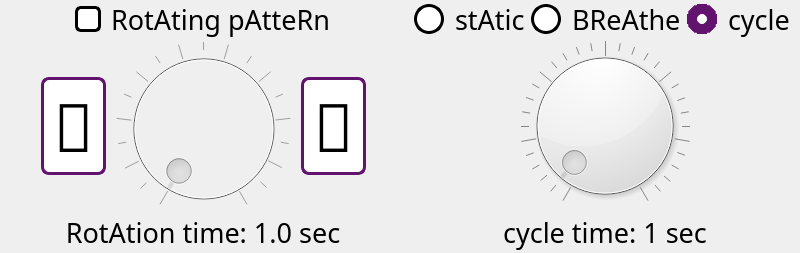
      <widget class="QWidget" name="frontAnimation">
       <property name="geometry">
        <rect>
         <x>0</x>
         <y>0</y>
         <width>800</width>
         <height>253</height>
        </rect>
       </property>
       <attribute name="label">
        <string> fRont AnimAtion</string>
       </attribute>
       <widget class="QWidget" name="gridLayoutWidget_3">
        <property name="geometry">
         <rect>
          <x>0</x>
          <y>0</y>
          <width>801</width>
          <height>251</height>
         </rect>
        </property>
        <layout class="QGridLayout" name="frontGrid">
         <property name="spacing">
          <number>3</number>
         </property>
         <item row="0" column="0">
          <layout class="QHBoxLayout" name="horizontalLayout">
           <property name="spacing">
            <number>10</number>
           </property>
           <item>
            <spacer name="horizontalSpacer_4">
             <property name="orientation">
              <enum>Qt::Horizontal</enum>
             </property>
             <property name="sizeHint" stdset="0">
              <size>
               <width>40</width>
               <height>20</height>
              </size>
             </property>
            </spacer>
           </item>
           <item>
            <widget class="QCheckBox" name="rotateCheckBox">
             <property name="sizePolicy">
              <sizepolicy hsizetype="Fixed" vsizetype="Fixed">
               <horstretch>0</horstretch>
               <verstretch>0</verstretch>
              </sizepolicy>
             </property>
             <property name="minimumSize">
              <size>
               <width>250</width>
               <height>0</height>
              </size>
             </property>
             <property name="font">
              <font>
               <family>Droid</family>
               <pointsize>20</pointsize>
              </font>
             </property>
             <property name="layoutDirection">
              <enum>Qt::LeftToRight</enum>
             </property>
             <property name="styleSheet">
              <string notr="true">QCheckBox{spacing: 10px; color: #000000;}
QCheckBox::indicator{border: 3px solid #000000; border-radius: 6px; background-color: #FFFFFF; width: 20px; height: 20px;}
QCheckBox::indicator:checked {image: url(checkmark.png);}</string>
             </property>
             <property name="text">
              <string>RotAting pAtteRn</string>
             </property>
            </widget>
           </item>
           <item>
            <spacer name="horizontalSpacer_3">
             <property name="orientation">
              <enum>Qt::Horizontal</enum>
             </property>
             <property name="sizeHint" stdset="0">
              <size>
               <width>40</width>
               <height>20</height>
              </size>
             </property>
            </spacer>
           </item>
          </layout>
         </item>
         <item row="2" column="0">
          <widget class="QLabel" name="rotateCYCLE">
           <property name="font">
            <font>
             <family>Droid</family>
             <pointsize>20</pointsize>
            </font>
           </property>
           <property name="styleSheet">
            <string notr="true">color: #000000</string>
           </property>
           <property name="text">
            <string>RotAtion time: 1.0 sec</string>
           </property>
           <property name="alignment">
            <set>Qt::AlignCenter</set>
           </property>
          </widget>
         </item>
         <item row="2" column="1">
          <widget class="QLabel" name="frontCYCLE">
           <property name="sizePolicy">
            <sizepolicy hsizetype="Preferred" vsizetype="Fixed">
             <horstretch>0</horstretch>
             <verstretch>0</verstretch>
            </sizepolicy>
           </property>
           <property name="font">
            <font>
             <family>Droid</family>
             <pointsize>20</pointsize>
            </font>
           </property>
           <property name="styleSheet">
            <string notr="true">color: #000000</string>
           </property>
           <property name="text">
            <string>cycle time: 1 sec</string>
           </property>
           <property name="alignment">
            <set>Qt::AlignCenter</set>
           </property>
          </widget>
         </item>
         <item row="1" column="1">
          <widget class="QDial" name="frontDial">
           <property name="minimumSize">
            <size>
             <width>0</width>
             <height>0</height>
            </size>
           </property>
           <property name="minimum">
            <number>0</number>
           </property>
           <property name="maximum">
            <number>30</number>
           </property>
           <property name="pageStep">
            <number>5</number>
           </property>
           <property name="value">
            <number>1</number>
           </property>
           <property name="notchesVisible">
            <bool>true</bool>
           </property>
          </widget>
         </item>
         <item row="0" column="1">
          <layout class="QHBoxLayout" name="frontButtonLayout">
           <property name="spacing">
            <number>0</number>
           </property>
           <property name="sizeConstraint">
            <enum>QLayout::SetDefaultConstraint</enum>
           </property>
           <property name="rightMargin">
            <number>10</number>
           </property>
           <item>
            <widget class="QRadioButton" name="frontStaticButton">
             <property name="font">
              <font>
               <family>Droid</family>
               <pointsize>20</pointsize>
              </font>
             </property>
             <property name="styleSheet">
              <string notr="true">QRadioButton{color: #000000;}

QRadioButton::indicator{border: 3px solid #000000; border-radius: 15px; background-color: #FFFFFF; width: 24px; height: 24px; margin-left: 5px; margin-right: 5px;}

QRadioButton::indicator::checked{border: 10px solid #61136E; width: 10px; height: 10px;}</string>
             </property>
             <property name="text">
              <string>stAtic</string>
             </property>
             <attribute name="buttonGroup">
              <string notr="true">frontButtons</string>
             </attribute>
            </widget>
           </item>
           <item>
            <widget class="QRadioButton" name="frontBreatheButton">
             <property name="font">
              <font>
               <family>Droid</family>
               <pointsize>20</pointsize>
              </font>
             </property>
             <property name="styleSheet">
              <string notr="true">QRadioButton{color: #000000;}

QRadioButton::indicator{border: 3px solid #000000; border-radius: 15px; background-color: #FFFFFF; width: 24px; height: 24px; margin-left: 5px; margin-right: 5px;}

QRadioButton::indicator::checked{border: 10px solid #61136E; width: 10px; height: 10px;}</string>
             </property>
             <property name="text">
              <string>BReAthe</string>
             </property>
             <attribute name="buttonGroup">
              <string notr="true">frontButtons</string>
             </attribute>
            </widget>
           </item>
           <item>
            <widget class="QRadioButton" name="frontCycleButton">
             <property name="font">
              <font>
               <family>Droid</family>
               <pointsize>20</pointsize>
              </font>
             </property>
             <property name="styleSheet">
              <string notr="true">QRadioButton{color: #000000;}

QRadioButton::indicator{border: 3px solid #000000; border-radius: 15px; background-color: #FFFFFF; width: 24px; height: 24px; margin-left: 5px; margin-right: 5px;}

QRadioButton::indicator::checked{border: 10px solid #61136E; width: 10px; height: 10px;}</string>
             </property>
             <property name="text">
              <string>cycle</string>
             </property>
             <property name="checked">
              <bool>true</bool>
             </property>
             <attribute name="buttonGroup">
              <string notr="true">frontButtons</string>
             </attribute>
            </widget>
           </item>
          </layout>
         </item>
         <item row="1" column="0">
          <layout class="QHBoxLayout" name="rotationOptions">
           <property name="spacing">
            <number>10</number>
           </property>
           <property name="leftMargin">
            <number>0</number>
           </property>
           <property name="rightMargin">
            <number>0</number>
           </property>
           <item>
            <spacer name="horizontalSpacer_5">
             <property name="orientation">
              <enum>Qt::Horizontal</enum>
             </property>
             <property name="sizeHint" stdset="0">
              <size>
               <width>40</width>
               <height>20</height>
              </size>
             </property>
            </spacer>
           </item>
           <item>
            <widget class="QPushButton" name="rotateCW">
             <property name="enabled">
              <bool>false</bool>
             </property>
             <property name="sizePolicy">
              <sizepolicy hsizetype="Fixed" vsizetype="Fixed">
               <horstretch>0</horstretch>
               <verstretch>0</verstretch>
              </sizepolicy>
             </property>
             <property name="minimumSize">
              <size>
               <width>65</width>
               <height>65</height>
              </size>
             </property>
             <property name="font">
              <font>
               <family>Wingdings 3</family>
               <pointsize>50</pointsize>
              </font>
             </property>
             <property name="styleSheet">
              <string notr="true">QPushButton {
    border: 3px solid #61136E;
    border-radius: 8px;
    background-color: #FFFFFF;
	color: #000000;
}</string>
             </property>
             <property name="text">
              <string></string>
             </property>
             <property name="checkable">
              <bool>true</bool>
             </property>
             <property name="checked">
              <bool>true</bool>
             </property>
             <attribute name="buttonGroup">
              <string notr="true">directionButtons</string>
             </attribute>
            </widget>
           </item>
           <item>
            <widget class="QDial" name="rotateDial">
             <property name="enabled">
              <bool>false</bool>
             </property>
             <property name="sizePolicy">
              <sizepolicy hsizetype="Fixed" vsizetype="Preferred">
               <horstretch>0</horstretch>
               <verstretch>0</verstretch>
              </sizepolicy>
             </property>
             <property name="minimumSize">
              <size>
               <width>175</width>
               <height>175</height>
              </size>
             </property>
             <property name="minimum">
              <number>1</number>
             </property>
             <property name="maximum">
              <number>19</number>
             </property>
             <property name="pageStep">
              <number>2</number>
             </property>
             <property name="notchesVisible">
              <bool>true</bool>
             </property>
            </widget>
           </item>
           <item>
            <widget class="QPushButton" name="rotateCCW">
             <property name="enabled">
              <bool>false</bool>
             </property>
             <property name="sizePolicy">
              <sizepolicy hsizetype="Fixed" vsizetype="Fixed">
               <horstretch>0</horstretch>
               <verstretch>0</verstretch>
              </sizepolicy>
             </property>
             <property name="minimumSize">
              <size>
               <width>65</width>
               <height>65</height>
              </size>
             </property>
             <property name="font">
              <font>
               <family>Wingdings 3</family>
               <pointsize>50</pointsize>
               <weight>50</weight>
               <bold>false</bold>
               <underline>false</underline>
               <strikeout>false</strikeout>
              </font>
             </property>
             <property name="styleSheet">
              <string notr="true">QPushButton {
    border: 3px solid #61136E;
    border-radius: 8px;
    background-color: #FFFFFF;
	color: #000000;
}</string>
             </property>
             <property name="text">
              <string></string>
             </property>
             <property name="checkable">
              <bool>true</bool>
             </property>
             <attribute name="buttonGroup">
              <string notr="true">directionButtons</string>
             </attribute>
            </widget>
           </item>
           <item>
            <spacer name="horizontalSpacer_6">
             <property name="orientation">
              <enum>Qt::Horizontal</enum>
             </property>
             <property name="sizeHint" stdset="0">
              <size>
               <width>40</width>
               <height>20</height>
              </size>
             </property>
            </spacer>
           </item>
          </layout>
         </item>
        </layout>
       </widget>
      </widget>
